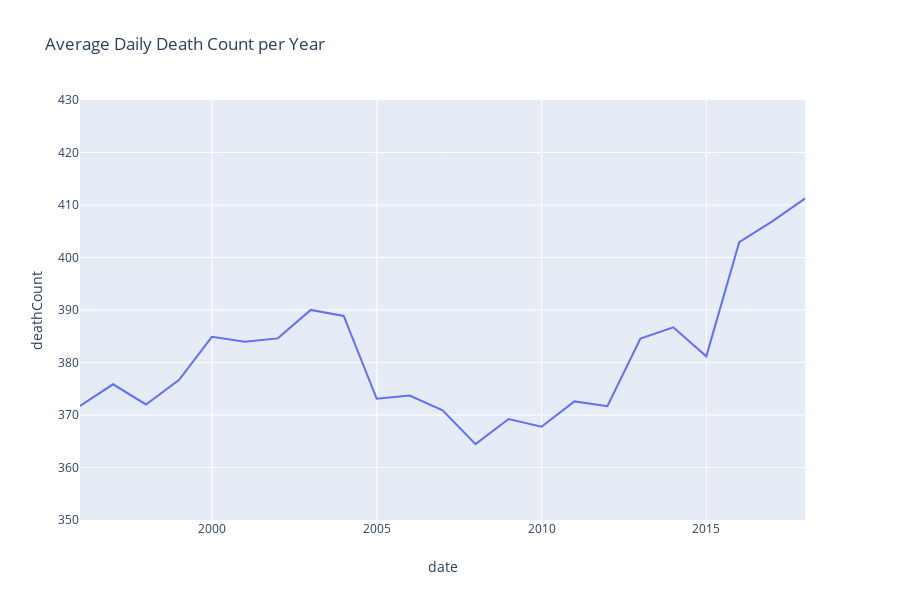

Notebook cell for this chart:
### Code cell
# sample data by year; calculate average daily deathcount
d= data.resample('Y').mean()['deathCount'].to_frame(name='deathCount')
d["date"]= d.index

# average daily death count per year (and/or total number of deaths per year)
fig = px.line(d, x="date", y="deathCount", render_mode='svg',labels={'grade_smooth':'gradient'}
              , title="Average Daily Death Count per Year")
fig.update_layout(yaxis_range=[350,430])
fig.show()

### Figure 1 — Plotly figure (JSON) as saved in the notebook; plotly's stock layout.template omitted (floating-point values rounded to 4 significant figures)
{"data": [{"hoverlabel": {"namelength": 0}, "hovertemplate": "date=%{x}<br>deathCount=%{y}", "legendgroup": "", "line": {"color": "#636efa", "dash": "solid"}, "mode": "lines", "name": "", "showlegend": false, "type": "scatter", "x": ["1995-12-31T00:00:00", "1996-12-31T00:00:00", "1997-12-31T00:00:00", "1998-12-31T00:00:00", "1999-12-31T00:00:00", "2000-12-31T00:00:00", "2001-12-31T00:00:00", "2002-12-31T00:00:00", "2003-12-31T00:00:00", "2004-12-31T00:00:00", "2005-12-31T00:00:00", "2006-12-31T00:00:00", "2007-12-31T00:00:00", "2008-12-31T00:00:00", "2009-12-31T00:00:00", "2010-12-31T00:00:00", "2011-12-31T00:00:00", "2012-12-31T00:00:00", "2013-12-31T00:00:00", "2014-12-31T00:00:00", "2015-12-31T00:00:00", "2016-12-31T00:00:00", "2017-12-31T00:00:00"], "xaxis": "x", "y": [371.7, 375.8, 372.0, 376.7, 384.9, 384.0, 384.6, 390.0, 388.9, 373.1, 373.7, 370.9, 364.4, 369.2, 367.8, 372.6, 371.7, 384.5, 386.7, 381.2, 402.9, 406.9, 411.3], "yaxis": "y"}], "layout": {"height": 600, "legend": {"tracegroupgap": 0}, "title": {"text": "Average Daily Death Count per Year"}, "xaxis": {"anchor": "y", "domain": [0, 0.98], "title": {"text": "date"}}, "yaxis": {"anchor": "x", "domain": [0, 1], "range": [350, 430], "title": {"text": "deathCount"}}}}
